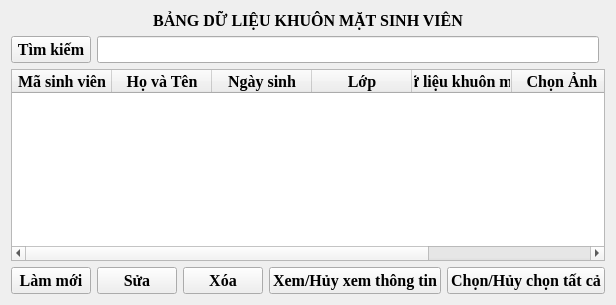
     <widget class="QWidget" name="tab">
      <attribute name="title">
       <string>Thao tác với dữ liệu khuôn mặt</string>
      </attribute>
      <layout class="QGridLayout" name="gridLayout_17">
       <item row="1" column="0">
        <widget class="QTableWidget" name="table_Data_Face">
         <property name="font">
          <font>
           <family>Times New Roman</family>
           <pointsize>12</pointsize>
           <weight>50</weight>
           <bold>false</bold>
          </font>
         </property>
         <column>
          <property name="text">
           <string>Mã sinh viên</string>
          </property>
          <property name="font">
           <font>
            <family>Times New Roman</family>
            <pointsize>12</pointsize>
            <weight>75</weight>
            <bold>true</bold>
           </font>
          </property>
         </column>
         <column>
          <property name="text">
           <string>Họ và Tên</string>
          </property>
          <property name="font">
           <font>
            <family>Times New Roman</family>
            <pointsize>12</pointsize>
            <weight>75</weight>
            <bold>true</bold>
           </font>
          </property>
         </column>
         <column>
          <property name="text">
           <string>Ngày sinh</string>
          </property>
          <property name="font">
           <font>
            <family>Times New Roman</family>
            <pointsize>12</pointsize>
            <weight>75</weight>
            <bold>true</bold>
           </font>
          </property>
         </column>
         <column>
          <property name="text">
           <string>Lớp</string>
          </property>
          <property name="font">
           <font>
            <family>Times New Roman</family>
            <pointsize>12</pointsize>
            <weight>75</weight>
            <bold>true</bold>
           </font>
          </property>
         </column>
         <column>
          <property name="text">
           <string>Dữ liệu khuôn mặt</string>
          </property>
          <property name="font">
           <font>
            <family>Times New Roman</family>
            <pointsize>12</pointsize>
            <weight>75</weight>
            <bold>true</bold>
           </font>
          </property>
         </column>
         <column>
          <property name="text">
           <string>Chọn Ảnh</string>
          </property>
          <property name="font">
           <font>
            <family>Times New Roman</family>
            <pointsize>12</pointsize>
            <weight>75</weight>
            <italic>false</italic>
            <bold>true</bold>
           </font>
          </property>
         </column>
         <column>
          <property name="text">
           <string>Thao tác</string>
          </property>
          <property name="font">
           <font>
            <family>Times New Roman</family>
            <pointsize>12</pointsize>
            <weight>75</weight>
            <bold>true</bold>
           </font>
          </property>
         </column>
        </widget>
       </item>
       <item row="2" column="0">
        <layout class="QGridLayout" name="gridLayout_15">
         <item row="0" column="2">
          <widget class="QPushButton" name="delete_Button">
           <property name="font">
            <font>
             <family>Times New Roman</family>
             <pointsize>12</pointsize>
             <weight>75</weight>
             <bold>true</bold>
            </font>
           </property>
           <property name="cursor">
            <cursorShape>PointingHandCursor</cursorShape>
           </property>
           <property name="toolTip">
            <string>&lt;html&gt;&lt;head/&gt;&lt;body&gt;&lt;p&gt;Xác nhận xóa thông tin sinh viên&lt;/p&gt;&lt;/body&gt;&lt;/html&gt;</string>
           </property>
           <property name="styleSheet">
            <string notr="true"/>
           </property>
           <property name="text">
            <string>Xóa</string>
           </property>
          </widget>
         </item>
         <item row="0" column="3">
          <widget class="QPushButton" name="get_Button">
           <property name="font">
            <font>
             <family>Times New Roman</family>
             <pointsize>12</pointsize>
             <weight>75</weight>
             <bold>true</bold>
            </font>
           </property>
           <property name="cursor">
            <cursorShape>PointingHandCursor</cursorShape>
           </property>
           <property name="toolTip">
            <string>&lt;html&gt;&lt;head/&gt;&lt;body&gt;&lt;p&gt;Ấn để xem ảnh những sinh viên đã chọn&lt;br/&gt;Nếu không có sinh viên nào được chọn, sẽ đóng tất cả các ảnh đang mở&lt;/p&gt;&lt;/body&gt;&lt;/html&gt;</string>
           </property>
           <property name="styleSheet">
            <string notr="true"/>
           </property>
           <property name="text">
            <string>Xem/Hủy xem thông tin</string>
           </property>
          </widget>
         </item>
         <item row="0" column="0">
          <widget class="QPushButton" name="re_Button">
           <property name="font">
            <font>
             <family>Times New Roman</family>
             <pointsize>12</pointsize>
             <weight>75</weight>
             <bold>true</bold>
            </font>
           </property>
           <property name="cursor">
            <cursorShape>PointingHandCursor</cursorShape>
           </property>
           <property name="toolTip">
            <string>&lt;html&gt;&lt;head/&gt;&lt;body&gt;&lt;p&gt;Làm mới lại dữ liệu từ cơ sở dữ liệu&lt;/p&gt;&lt;/body&gt;&lt;/html&gt;</string>
           </property>
           <property name="styleSheet">
            <string notr="true"/>
           </property>
           <property name="text">
            <string>Làm mới</string>
           </property>
          </widget>
         </item>
         <item row="0" column="1">
          <widget class="QPushButton" name="update_Button">
           <property name="font">
            <font>
             <family>Times New Roman</family>
             <pointsize>12</pointsize>
             <weight>75</weight>
             <bold>true</bold>
            </font>
           </property>
           <property name="cursor">
            <cursorShape>PointingHandCursor</cursorShape>
           </property>
           <property name="toolTip">
            <string>&lt;html&gt;&lt;head/&gt;&lt;body&gt;&lt;p&gt;Xác nhận sửa thông tin sinh viên&lt;/p&gt;&lt;/body&gt;&lt;/html&gt;</string>
           </property>
           <property name="styleSheet">
            <string notr="true"/>
           </property>
           <property name="text">
            <string>Sửa</string>
           </property>
          </widget>
         </item>
         <item row="0" column="4">
          <widget class="QPushButton" name="get_all_Button">
           <property name="font">
            <font>
             <family>Times New Roman</family>
             <pointsize>12</pointsize>
             <weight>75</weight>
             <bold>true</bold>
            </font>
           </property>
           <property name="cursor">
            <cursorShape>PointingHandCursor</cursorShape>
           </property>
           <property name="toolTip">
            <string>&lt;html&gt;&lt;head/&gt;&lt;body&gt;&lt;p&gt;Chọn tất cả sinh viên&lt;br/&gt;Hủy chọn tất cả sinh viên&lt;/p&gt;&lt;/body&gt;&lt;/html&gt;</string>
           </property>
           <property name="styleSheet">
            <string notr="true"/>
           </property>
           <property name="text">
            <string>Chọn/Hủy chọn tất cả</string>
           </property>
          </widget>
         </item>
        </layout>
       </item>
       <item row="0" column="0">
        <layout class="QGridLayout" name="gridLayout_16">
         <item row="1" column="0">
          <layout class="QGridLayout" name="gridLayout_14">
           <item row="0" column="0">
            <widget class="QPushButton" name="search_Button">
             <property name="font">
              <font>
               <family>Times New Roman</family>
               <pointsize>12</pointsize>
               <weight>75</weight>
               <bold>true</bold>
              </font>
             </property>
             <property name="cursor">
              <cursorShape>PointingHandCursor</cursorShape>
             </property>
             <property name="toolTip">
              <string>&lt;html&gt;&lt;head/&gt;&lt;body&gt;&lt;p&gt;Tìm kiếm thông tin sinh viên theo mã sinh viên&lt;/p&gt;&lt;/body&gt;&lt;/html&gt;</string>
             </property>
             <property name="styleSheet">
              <string notr="true"/>
             </property>
             <property name="text">
              <string>Tìm kiếm</string>
             </property>
            </widget>
           </item>
           <item row="0" column="1">
            <widget class="QLineEdit" name="line_Search">
             <property name="font">
              <font>
               <family>Times New Roman</family>
               <pointsize>12</pointsize>
               <weight>50</weight>
               <bold>false</bold>
              </font>
             </property>
            </widget>
           </item>
          </layout>
         </item>
         <item row="0" column="0" colspan="2">
          <widget class="QLabel" name="label_6">
           <property name="font">
            <font>
             <family>Times New Roman</family>
             <pointsize>12</pointsize>
             <weight>75</weight>
             <bold>true</bold>
            </font>
           </property>
           <property name="text">
            <string>&lt;html&gt;&lt;head/&gt;&lt;body&gt;&lt;p align=&quot;center&quot;&gt;BẢNG DỮ LIỆU KHUÔN MẶT SINH VIÊN&lt;/p&gt;&lt;/body&gt;&lt;/html&gt;</string>
           </property>
          </widget>
         </item>
        </layout>
       </item>
      </layout>
     </widget>
